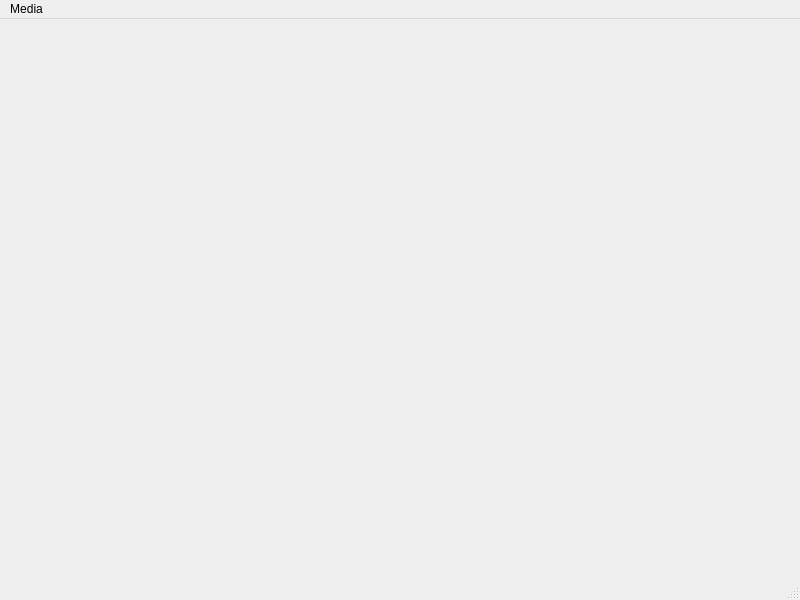
<?xml version="1.0" encoding="UTF-8"?>
<ui version="4.0">
 <class>PlaylistManager</class>
 <widget class="QMainWindow" name="PlaylistManager">
  <property name="geometry">
   <rect>
    <x>0</x>
    <y>0</y>
    <width>800</width>
    <height>600</height>
   </rect>
  </property>
  <property name="windowTitle">
   <string>MainWindow</string>
  </property>
  <widget class="QWidget" name="centralwidget"/>
  <widget class="QMenuBar" name="menubar">
   <property name="geometry">
    <rect>
     <x>0</x>
     <y>0</y>
     <width>800</width>
     <height>20</height>
    </rect>
   </property>
   <widget class="QMenu" name="menuMedia">
    <property name="title">
     <string>Media</string>
    </property>
   </widget>
   <addaction name="menuMedia"/>
  </widget>
  <widget class="QStatusBar" name="statusbar"/>
 </widget>
 <resources/>
 <connections/>
</ui>
